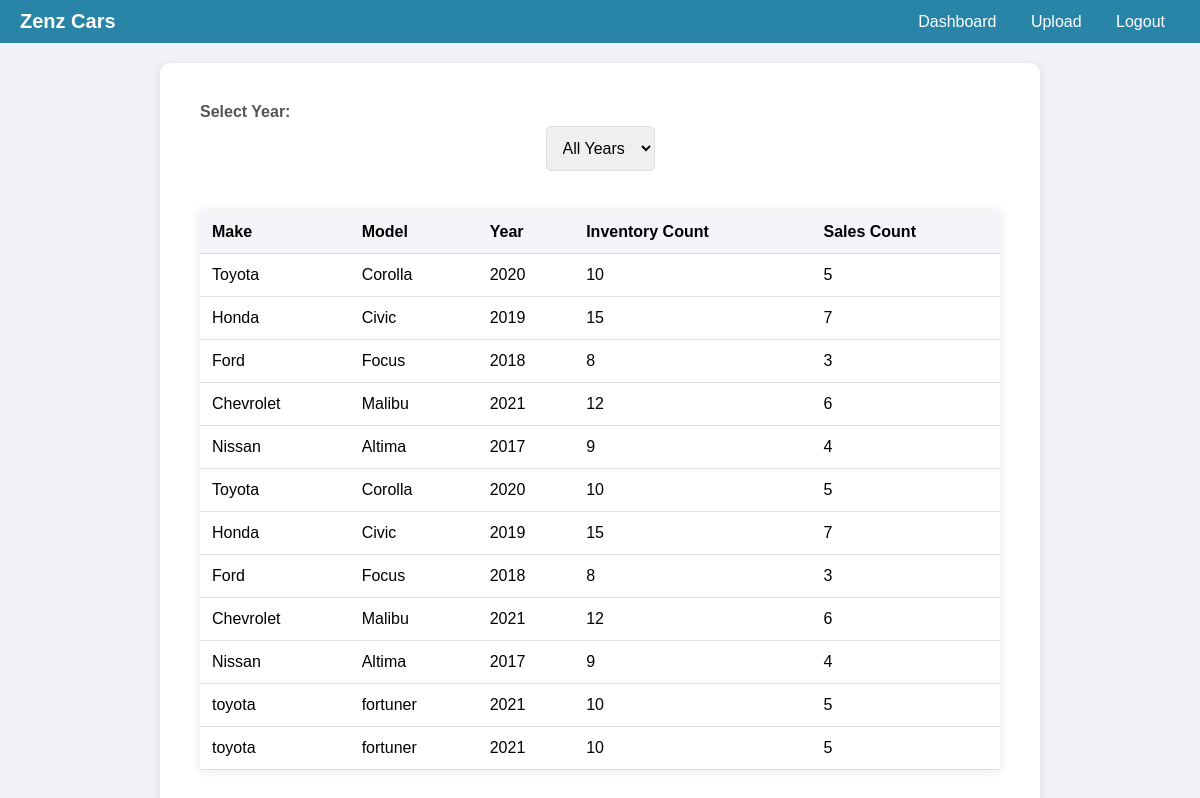
The app's page /dashboard/ (signed in) with its own data.
### cars/models.py (models this page shows, shortened)
class Car(models.Model):
    make = models.CharField(max_length=50)
    model = models.CharField(max_length=50)
    year = models.IntegerField()
    inventory_count = models.IntegerField()
    sales_count = models.IntegerField()

### cars/views.py (the view)
# urls.py: path('dashboard/', dashboard, name='dashboard'),
@login_required(login_url='/')
def dashboard(request):
    selected_year = request.GET.get('year')
    if selected_year:
        cars = Car.objects.filter(year=selected_year)
    else:
        cars = Car.objects.all()
    years = Car.objects.values_list('year', flat=True).distinct()
    return render(request, 'dashboard.html', {'cars': cars, 'years': years, 'selected_year': selected_year})

### cars/templates/dashboard.html (shortened to what this page needs)
{% extends 'base.html' %}
{% block content %}
    <form method="get" action="{% url 'dashboard' %}">
        <label for="year">Select Year:</label>
        <select name="year" id="year" onchange="this.form.submit()">
            <option value="" {% if not selected_year %}selected{% endif %}>All Years</option>
        </select>
    </form>
    <table>
        <thead>
            <tr>
                <th>Make</th>
                <th>Model</th>
                <th>Year</th>
                <th>Inventory Count</th>
                <th>Sales Count</th>
            </tr>
        </thead>
        <tbody>
            {% for car in cars %}
                <tr>
                    <td>{{ car.make }}</td>
                    <td>{{ car.model }}</td>
                    <td>{{ car.year }}</td>
                    <td>{{ car.inventory_count }}</td>
                    <td>{{ car.sales_count }}</td>
                </tr>
            {% endfor %}
        </tbody>
    </table>
{% endblock %}

### cars/templates/base.html (shortened to what this page needs)
<!DOCTYPE html>
<html lang="en">
<head>
</head>
<body>
    <nav>
        <div class="nav-left">Zenz Cars</div>
        <div class="nav-right">
            <a href="{% url 'dashboard' %}">Dashboard</a>
            <a href="{% url 'upload' %}">Upload</a>
            <a href="{% url 'logout' %}">Logout</a>
        </div>
    </nav>
    <div class="container">
        {% block content %}
        {% endblock %}
    </div>
</body>
</html>

### cars/templates/base.html (style rules this page uses)
body { font-family: 'Arial', sans-serif; background-color: #f0f2f5; margin: 0; padding: 0; }
nav { display: flex; justify-content: space-between; align-items: center; background-color: #2885a7; padding: 10px 20px; }
.nav-left { font-size: 20px; font-weight: bold; color: white; }
.nav-right a { color: white; text-decoration: none; margin: 0 15px; font-size: 16px; }
.container { background-color: #fff; padding: 40px; border-radius: 10px; box-shadow: 0 2px 10px rgba(0, 0, 0, 0.1); max-width: 800px; width: 100%; margin: 20px auto; text-align: center; }
form { display: flex; flex-direction: column; align-items: center; }
label { margin-bottom: 5px; font-weight: bold; color: #555; text-align: left; width: 100%; }
input, select { padding: 12px; margin-bottom: 20px; border: 1px solid #ddd; border-radius: 5px; font-size: 16px; width: auto; box-sizing: border-box; }
table { width: 100%; border-collapse: collapse; margin-top: 20px; background-color: #fff; box-shadow: 0 0 10px rgba(0, 0, 0, 0.1); }
th, td { padding: 12px; text-align: left; border-bottom: 1px solid #ddd; }
th { background-color: #f4f4f9; font-weight: bold; }

### records on screen
Car: make "Toyota", model "Corolla", year "2020", inventory_count "10", sales_count "5"
Car: make "Honda", model "Civic", year "2019", inventory_count "15", sales_count "7"
Car: make "Ford", model "Focus", year "2018", inventory_count "8", sales_count "3"
Car: make "Chevrolet", model "Malibu", year "2021", inventory_count "12", sales_count "6"
Car: make "Nissan", model "Altima", year "2017", inventory_count "9", sales_count "4"
Car: make "Toyota", model "Corolla", year "2020", inventory_count "10", sales_count "5"
Car: make "Honda", model "Civic", year "2019", inventory_count "15", sales_count "7"
Car: make "Ford", model "Focus", year "2018", inventory_count "8", sales_count "3"
Car: make "Chevrolet", model "Malibu", year "2021", inventory_count "12", sales_count "6"
Car: make "Nissan", model "Altima", year "2017", inventory_count "9", sales_count "4"
Car: make "toyota", model "fortuner", year "2021", inventory_count "10", sales_count "5"
Car: make "toyota", model "fortuner", year "2021", inventory_count "10", sales_count "5"
